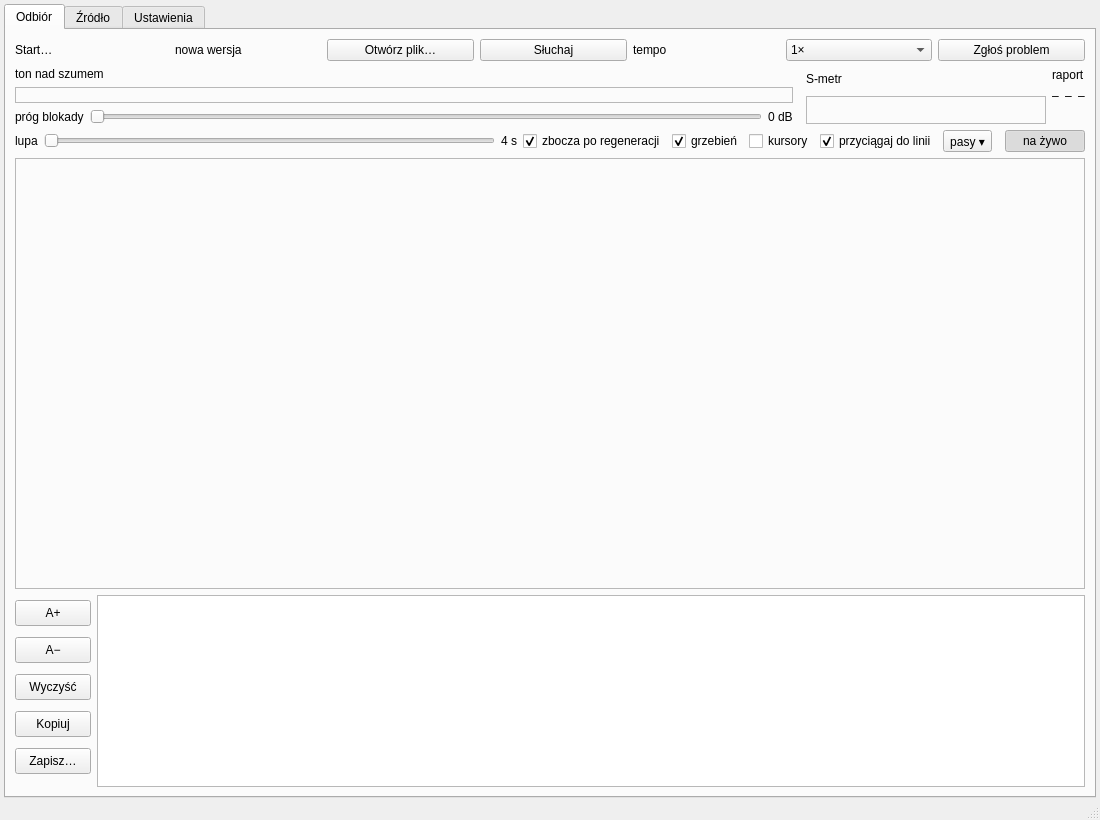
<?xml version="1.0" encoding="UTF-8"?>
<!--
  Okno Dekodera CW (Qt6 / PySide6) — 08.11.2026.
  Układ i wygląd ustawia operator w Qt Designerze (tools\gui\designer.bat).
  Kod szuka elementów PO NAZWIE (objectName) — nazw nie zmieniać; wolno
  przesuwać, zmieniać rozmiary, kolory, czcionki, kolejność w układach.
  Ramki „ramka*" to miejsca na rysowane elementy (S-metr, miernik tonu,
  widok sygnału): kod wstawia w nie swój widżet na całą ramkę.
  ramkaWidokSygnalu (od 08.11) — jeden komponent zamiast trzech wodospadów
  i paska P: rośnie razem z oknem (verstretch 3 : 1 względem tekstu).
-->
<ui version="4.0">
 <class>OknoDekodera</class>
 <widget class="QMainWindow" name="OknoDekodera">
  <property name="geometry"><rect><x>0</x><y>0</y><width>1100</width><height>820</height></rect></property>
  <property name="windowTitle"><string>Dekoder CW SQ2BVN</string></property>
  <widget class="QWidget" name="centralny">
   <layout class="QVBoxLayout" name="ukladZakladki">
    <property name="leftMargin"><number>4</number></property><property name="topMargin"><number>4</number></property>
    <property name="rightMargin"><number>4</number></property><property name="bottomMargin"><number>0</number></property>
    <item>
     <!-- zakładki (operator 08.11): „Odbiór" — praca, „Ustawienia" — zamiast okienka startowego -->
     <widget class="QTabWidget" name="zakladki">
      <widget class="QWidget" name="zakOdbior">
       <attribute name="title"><string>Odbiór</string></attribute>
   <layout class="QVBoxLayout" name="ukladGlowny">
    <property name="spacing"><number>6</number></property>

    <!-- pasek górny: stan + przyciski -->
    <item>
     <layout class="QHBoxLayout" name="ukladGora">
      <item><widget class="QLabel" name="lblStan"><property name="text"><string>Start…</string></property></widget></item>
      <item><spacer name="odstepGora"><property name="orientation"><enum>Qt::Horizontal</enum></property></spacer></item>
      <item><widget class="QLabel" name="lblWersja"><property name="text"><string>nowa wersja</string></property></widget></item>
      <item><widget class="QPushButton" name="btnOtworz"><property name="text"><string>Otwórz plik…</string></property></widget></item>
      <item><widget class="QPushButton" name="btnRadio"><property name="text"><string>Słuchaj</string></property><property name="checkable"><bool>true</bool></property><property name="toolTip"><string>Odbiór na żywo ze źródła wybranego w zakładce „Źródło”</string></property></widget></item>
      <item><widget class="QLabel" name="lblTempo"><property name="text"><string>tempo</string></property></widget></item>
      <item>
       <widget class="QComboBox" name="cmbTempo">
        <item><property name="text"><string>1×</string></property></item>
        <item><property name="text"><string>2×</string></property></item>
        <item><property name="text"><string>4×</string></property></item>
        <item><property name="text"><string>max</string></property></item>
       </widget>
      </item>
      <item><widget class="QPushButton" name="btnZglos"><property name="text"><string>Zgłoś problem</string></property></widget></item>
     </layout>
    </item>

    <!-- pasek pomiarów: ton nad szumem + próg blokady, S-metr, raport RST -->
    <item>
     <layout class="QHBoxLayout" name="ukladPomiary">
      <item>
       <layout class="QVBoxLayout" name="ukladTon">
        <item><widget class="QLabel" name="lblTonNadSzumem"><property name="text"><string>ton nad szumem</string></property></widget></item>
        <item>
         <widget class="QFrame" name="ramkaMiernikTonu">
          <property name="minimumSize"><size><width>220</width><height>16</height></size></property>
          <property name="frameShape"><enum>QFrame::StyledPanel</enum></property>
         </widget>
        </item>
        <item>
         <layout class="QHBoxLayout" name="ukladProg">
          <item><widget class="QLabel" name="lblProg"><property name="text"><string>próg blokady</string></property></widget></item>
          <item>
           <widget class="QSlider" name="sldProg">
            <property name="minimum"><number>0</number></property>
            <property name="maximum"><number>30</number></property>
            <property name="orientation"><enum>Qt::Horizontal</enum></property>
           </widget>
          </item>
          <item><widget class="QLabel" name="lblProgWartosc"><property name="text"><string>0 dB</string></property></widget></item>
         </layout>
        </item>
       </layout>
      </item>
      <item><spacer name="odstepPomiary"><property name="orientation"><enum>Qt::Horizontal</enum></property></spacer></item>
      <item>
       <layout class="QVBoxLayout" name="ukladSmetr">
        <item><widget class="QLabel" name="lblSmetr"><property name="text"><string>S-metr</string></property></widget></item>
        <item>
         <widget class="QFrame" name="ramkaSmetr">
          <property name="minimumSize"><size><width>240</width><height>28</height></size></property>
          <property name="frameShape"><enum>QFrame::StyledPanel</enum></property>
         </widget>
        </item>
       </layout>
      </item>
      <item>
       <layout class="QVBoxLayout" name="ukladRaport">
        <item><widget class="QLabel" name="lblRaport"><property name="text"><string>raport</string></property></widget></item>
        <item>
         <layout class="QHBoxLayout" name="ukladRST">
          <item><widget class="QLabel" name="lblR"><property name="text"><string>–</string></property></widget></item>
          <item><widget class="QLabel" name="lblS"><property name="text"><string>–</string></property></widget></item>
          <item><widget class="QLabel" name="lblT"><property name="text"><string>–</string></property></widget></item>
         </layout>
        </item>
        <item><widget class="QLabel" name="lblRaportOpis"><property name="text"><string/></property></widget></item>
       </layout>
      </item>
     </layout>
    </item>

    <!-- widok sygnału: lupa i nakładki analizy -->
    <item>
     <layout class="QHBoxLayout" name="ukladLupa">
      <item><widget class="QLabel" name="lblLupa"><property name="text"><string>lupa</string></property></widget></item>
      <item>
       <widget class="QSlider" name="sldLupa">
        <property name="toolTip"><string>Ile czasu mieści się na ekranie (też kółko myszy na wykresie)</string></property>
        <property name="minimum"><number>0</number></property>
        <property name="maximum"><number>100</number></property>
        <property name="orientation"><enum>Qt::Horizontal</enum></property>
       </widget>
      </item>
      <item><widget class="QLabel" name="lblLupaWartosc"><property name="text"><string>4 s</string></property></widget></item>
      <item><widget class="QCheckBox" name="chkZbocza"><property name="text"><string>zbocza po regeneracji</string></property><property name="checked"><bool>true</bool></property></widget></item>
      <item><widget class="QCheckBox" name="chkGrzebien"><property name="text"><string>grzebień</string></property><property name="checked"><bool>true</bool></property></widget></item>
      <item><widget class="QCheckBox" name="chkKursory"><property name="text"><string>kursory</string></property><property name="toolTip"><string>Dwa kursory czasu (A, B) na każdym pasie, na każdym dwie kropki: poziom w % i częstotliwość</string></property></widget></item>
      <item><widget class="QCheckBox" name="chkPrzyciagaj"><property name="text"><string>przyciągaj do linii</string></property><property name="checked"><bool>true</bool></property></widget></item>
      <item>
       <widget class="QToolButton" name="btnPasy">
        <property name="text"><string>pasy ▾</string></property>
        <property name="toolTip"><string>Które pasy widać (wybór zapamiętany)</string></property>
        <property name="popupMode"><enum>QToolButton::InstantPopup</enum></property>
       </widget>
      </item>
      <item><spacer name="odstepLupa"><property name="orientation"><enum>Qt::Horizontal</enum></property></spacer></item>
      <item><widget class="QPushButton" name="btnNaZywo"><property name="text"><string>na żywo</string></property><property name="checkable"><bool>true</bool></property><property name="checked"><bool>true</bool></property></widget></item>
     </layout>
    </item>

    <!-- jeden komponent: wejście, po obróbce, oczami sieci, P(klucz) na wspólnej osi czasu -->
    <item>
     <widget class="QFrame" name="ramkaWidokSygnalu">
      <property name="minimumSize"><size><width>600</width><height>240</height></size></property>
      <property name="frameShape"><enum>QFrame::StyledPanel</enum></property>
      <property name="sizePolicy"><sizepolicy hsizetype="Expanding" vsizetype="Expanding"><horstretch>0</horstretch><verstretch>3</verstretch></sizepolicy></property>
     </widget>
    </item>

    <!-- odczytany tekst: zaznaczanie i kopiowanie (Ctrl+C) działa, pisać się nie da;
         z boku pasek: czcionka, wyczyść, kopiuj, zapisz (HTML z kolorami albo TXT) -->
    <item>
     <layout class="QHBoxLayout" name="ukladTekst">
      <!-- pasek po LEWEJ (operator 08.11: na Zachodzie przyborniki są z lewej, jak w PyCharmie;
           przy języku pisanym od prawej Qt sam odwraca układ — layoutDirection) -->
      <item>
       <layout class="QVBoxLayout" name="ukladPasekTekstu">
        <item><widget class="QToolButton" name="btnCzcionkaWieksza"><property name="minimumSize"><size><width>76</width><height>26</height></size></property><property name="text"><string>A+</string></property><property name="toolTip"><string>Większa czcionka (też Ctrl + kółko)</string></property></widget></item>
        <item><widget class="QToolButton" name="btnCzcionkaMniejsza"><property name="minimumSize"><size><width>76</width><height>26</height></size></property><property name="text"><string>A−</string></property><property name="toolTip"><string>Mniejsza czcionka</string></property></widget></item>
        <item><widget class="QToolButton" name="btnWyczysc"><property name="minimumSize"><size><width>76</width><height>26</height></size></property><property name="text"><string>Wyczyść</string></property><property name="toolTip"><string>Wyczyść bufor tekstu</string></property></widget></item>
        <item><widget class="QToolButton" name="btnKopiuj"><property name="minimumSize"><size><width>76</width><height>26</height></size></property><property name="text"><string>Kopiuj</string></property><property name="toolTip"><string>Do schowka: zaznaczenie, a bez zaznaczenia cały tekst</string></property></widget></item>
        <item><widget class="QToolButton" name="btnZapisz"><property name="minimumSize"><size><width>76</width><height>26</height></size></property><property name="text"><string>Zapisz…</string></property><property name="toolTip"><string>Do pliku: HTML z kolorami (otwiera każda przeglądarka i Word) albo zwykły tekst</string></property></widget></item>
        <item><spacer name="odstepPasekTekstu"><property name="orientation"><enum>Qt::Vertical</enum></property></spacer></item>
       </layout>
      </item>
      <item>
       <widget class="QTextEdit" name="txtOdczyt">
        <property name="readOnly"><bool>true</bool></property>
        <property name="textInteractionFlags"><set>Qt::TextSelectableByKeyboard|Qt::TextSelectableByMouse</set></property>
        <property name="sizePolicy"><sizepolicy hsizetype="Expanding" vsizetype="Expanding"><horstretch>0</horstretch><verstretch>1</verstretch></sizepolicy></property>
       </widget>
      </item>
     </layout>
    </item>
   </layout>
      </widget>
      <widget class="QWidget" name="zakZrodlo">
       <attribute name="title"><string>Źródło</string></attribute>
       <layout class="QVBoxLayout" name="ukladZrodlo">
        <item><widget class="QLabel" name="lblZrodlaTytul"><property name="text"><string>Skąd dekodować — jedno źródło naraz:</string></property></widget></item>
        <item>
         <widget class="QListWidget" name="lstZrodla">
          <property name="toolTip"><string>Wejścia dźwiękowe komputera (radio przez USB to zwykle „USB Audio”) i nagranie odtwarzane jak z radia</string></property>
         </widget>
        </item>
        <item><widget class="QLabel" name="lblZrodloOpis"><property name="wordWrap"><bool>true</bool></property><property name="text"><string/></property></widget></item>
        <item>
         <layout class="QHBoxLayout" name="ukladZrodloPrzyciski">
          <item><widget class="QPushButton" name="btnOdswiezZrodla"><property name="text"><string>Odśwież listę</string></property><property name="toolTip"><string>Po podłączeniu radia albo karty USB</string></property></widget></item>
          <item><spacer name="odstepZrodlo"><property name="orientation"><enum>Qt::Horizontal</enum></property></spacer></item>
          <item><widget class="QPushButton" name="btnSluchaj"><property name="text"><string>Słuchaj</string></property><property name="checkable"><bool>true</bool></property><property name="minimumSize"><size><width>140</width><height>32</height></size></property></widget></item>
         </layout>
        </item>
       </layout>
      </widget>
      <widget class="QWidget" name="zakUstawienia">
       <attribute name="title"><string>Ustawienia</string></attribute>
       <layout class="QVBoxLayout" name="ukladUstawienia">
        <item>
         <widget class="QGroupBox" name="grpKatalog">
          <property name="title"><string>Folder nagrań i ustawień</string></property>
          <layout class="QHBoxLayout" name="ukladKatalog">
           <item><widget class="QLineEdit" name="edtKatalog"><property name="readOnly"><bool>true</bool></property></widget></item>
           <item><widget class="QPushButton" name="btnKatalogOtworz"><property name="text"><string>Otwórz folder</string></property></widget></item>
          </layout>
         </widget>
        </item>
        <item>
         <widget class="QGroupBox" name="grpOdbior">
          <property name="title"><string>Odbiór</string></property>
          <layout class="QFormLayout" name="ukladOdbior">
           <item row="0" column="0"><widget class="QCheckBox" name="chkCiv"><property name="text"><string>CI-V (Icom)</string></property><property name="toolTip"><string>Częstotliwość, tryb i ton CW z radia — tylko odczyt, program nic do radia nie wysyła</string></property></widget></item>
           <item row="0" column="1">
            <layout class="QHBoxLayout" name="ukladCiv">
             <item><widget class="QLabel" name="lblPort"><property name="text"><string>port</string></property></widget></item>
             <item><widget class="QComboBox" name="cmbPort"><property name="editable"><bool>true</bool></property></widget></item>
             <item><widget class="QLabel" name="lblBaud"><property name="text"><string>szybkość</string></property></widget></item>
             <item>
              <widget class="QComboBox" name="cmbBaud">
               <item><property name="text"><string>115200</string></property></item>
               <item><property name="text"><string>19200</string></property></item>
               <item><property name="text"><string>9600</string></property></item>
              </widget>
             </item>
             <item><spacer name="odstepCiv"><property name="orientation"><enum>Qt::Horizontal</enum></property></spacer></item>
            </layout>
           </item>
           <item row="1" column="0"><widget class="QLabel" name="lblTon"><property name="text"><string>Ton CW ręcznie [Hz]</string></property></widget></item>
           <item row="1" column="1"><widget class="QLineEdit" name="edtTon"><property name="placeholderText"><string>puste = szukaj sam (albo z CI-V)</string></property><property name="maximumSize"><size><width>220</width><height>16777215</height></size></property></widget></item>
          </layout>
         </widget>
        </item>
        <item>
         <widget class="QGroupBox" name="grpInne">
          <property name="title"><string>Inne</string></property>
          <layout class="QVBoxLayout" name="ukladInne">
           <item><widget class="QCheckBox" name="chkTakt"><property name="text"><string>Tłumienie fałszywych znaków (bramka taktu: znaki tylko tam, gdzie jest rytm telegrafii)</string></property><property name="toolTip"><string>Włączone: dekoder pisze tylko tam, gdzie cepstrum pokazuje takt (dołki przy u i 3u) — stała nośna, szum, mowa, AM nie mają taktu (nośna z IC-7300: 0,2 zamiast 17 znaków/min, AM: 2 zamiast 36). Cena: ok. 2 % słów, najsłabsze stacje. Wyłączone: jak w wersji 0.9.x.</string></property></widget></item>
           <item><widget class="QCheckBox" name="chkZapis"><property name="text"><string>Zapisuj sesje (WAV i tekst) w podfolderze „sesje”</string></property></widget></item>
           <item><widget class="QCheckBox" name="chkAktualizacje"><property name="text"><string>Przy starcie sprawdzaj, czy jest nowsza wersja</string></property></widget></item>
           <item><widget class="QLabel" name="lblSlownik"><property name="text"><string>Słownik osobisty: slownik_osobisty.txt w folderze nagrań</string></property></widget></item>
          </layout>
         </widget>
        </item>
        <item><widget class="QLabel" name="lblUstawieniaUwaga"><property name="wordWrap"><bool>true</bool></property><property name="text"><string>Zmiany zapisują się od razu w pliku ustawienia.ini w folderze nagrań.</string></property></widget></item>
        <item><spacer name="odstepUstawienia"><property name="orientation"><enum>Qt::Vertical</enum></property></spacer></item>
       </layout>
      </widget>
     </widget>
    </item>
   </layout>
  </widget>
  <widget class="QStatusBar" name="pasekStanu"/>
 </widget>
 <resources/>
 <connections/>
</ui>
